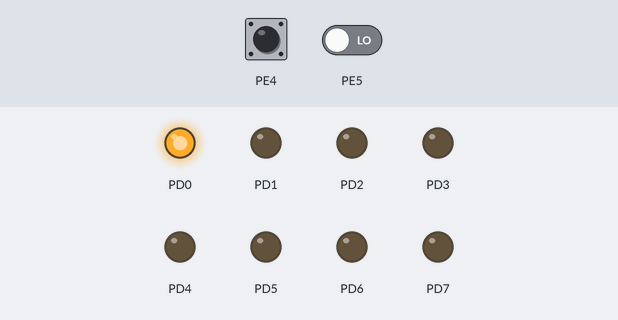
Recording of a program running on a simulated ATmega128, built with avr-gcc and emulated at 8 MHz. Shown: output pins drawn as LEDs (lit = HIGH). Inputs (shaded band) come from the test bench; at power-on: PE4 LOW, PE5 LOW.

Above: at 1.2 s.
1.3 s: PE4 driven HIGH
At 2.0 s:
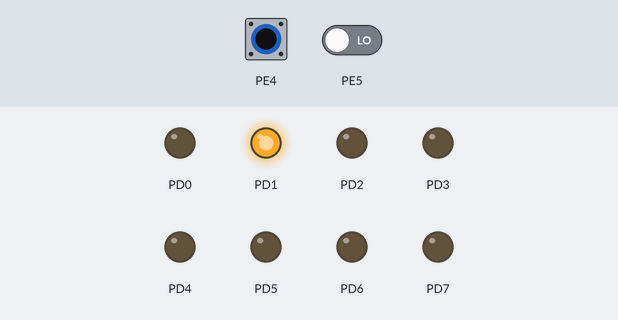
2.8 s: PE5 driven HIGH
At 3.1 s:
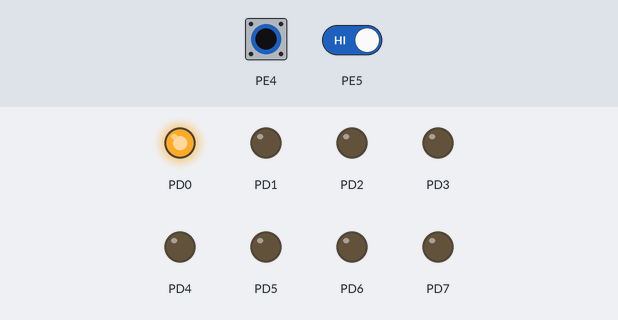
4.3 s: PE4 pulsed LOW 5 times (0.12 s each, 0.3 s apart)
At 6.0 s:
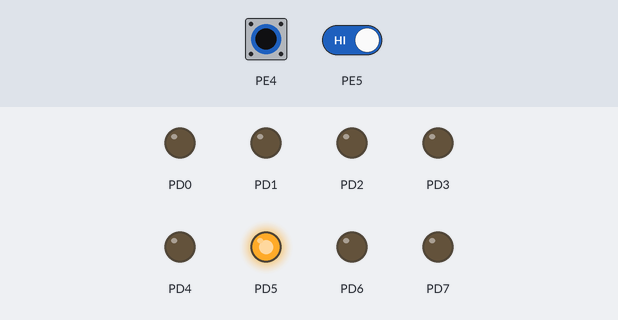
7.3 s: PE4 pulsed LOW 2 times (0.12 s each, 0.3 s apart)
At 8.8 s:
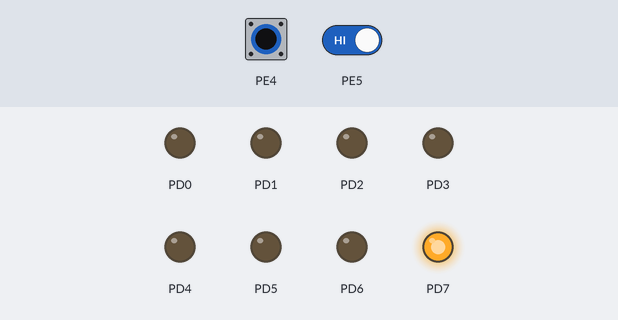
Timing chart, 0 to 10.3 s (numbered marks = the images above; inputs shaded):
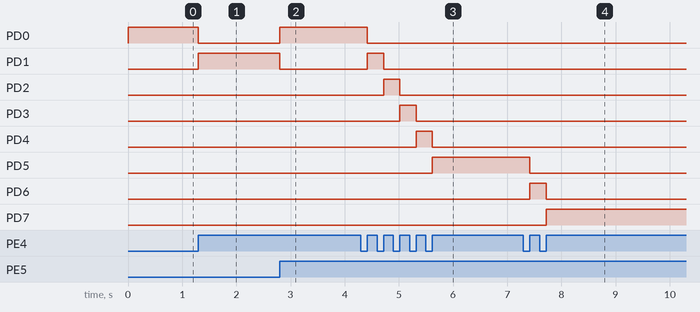

The program:

main.c
```c
/*
 * Opdracht 2.c
 *
 * Created: 10/02/2021 10:16:37
 * Author : Mick
 */

#define F_CPU 8e6
#include <avr/io.h>
#include <util/delay.h>
#include <avr/interrupt.h>

int bool;

void wait( int ms );

int main(void)
{
    DDRD = 0xFF; // sets all PORTD Leds to output.
	DDRE = 0x00; // sets all PORTE Leds as input.
	PORTD = 0x01; // sets the first PORTD led (PD0) on.

	EICRB |= 0x0F; // Configures the INT4 and INT5 buttons as rising edge. (EICRB applies to INT 4 through 7).
	EIMSK |= 0x30; // Enables the INT4 and INT5 interrupts.
	sei(); // Turns all interrupts on.
	bool = 1;
    while (1)
    {
		wait(100);
		bool = 1; // prevents double triggers during a single interrupt cycle.
    }
}

// Interrupt using the PE4 button.
ISR(INT4_vect ) {
	if (bool)
	{
		bool = 0;
		if (PORTD == 0x80) // checks if led is at an edge.
		{
			PORTD = 0x01; // if the end of the cycle is reached, wrap by resetting the PORTD active pin to the opposite side.
		} else {
			PORTD = PORTD << 1; // otherwise, move the active PORTD pin backwards through bit shifting.
		}
	}
}

// Interrupt using the PE5 button.
ISR (INT5_vect) {
	if (bool)
	{
		bool = 0;
		if (PORTD == 0x01) //Checks if led is at an edge.
		{
			PORTD = 0x80; // if the end of the cycle is reached, wrap by resetting the PORTD active pin to the opposite side.
		} else {
			PORTD = PORTD >> 1; // otherwise, move the active PORTD pin forwards through bit shifting.
		}
	}
}

void wait( int ms ) {
	for (int i=0; i<ms; i++) {
		_delay_ms( 1 );
	}
}
```

Measured:
- after the input at 1.3 s, PD0: HIGH → LOW at once; PD1: LOW → HIGH at once
- after the input at 2.8 s, PD0: LOW → HIGH at once; PD1: HIGH → LOW at once
- after the input at 4.3 s, PD0: HIGH → LOW after 0.12 s; PD1: LOW → HIGH after 0.12 s, → LOW 0.30 s later; PD2: LOW → HIGH after 0.42 s, → LOW 0.30 s later; PD3: LOW → HIGH after 0.72 s, → LOW 0.30 s later; PD4: LOW → HIGH after 1.0 s, → LOW 0.30 s later
- after the input at 7.3 s, PD5: HIGH → LOW after 0.12 s; PD6: LOW → HIGH after 0.12 s, → LOW 0.30 s later; PD7: LOW → HIGH after 0.42 s
